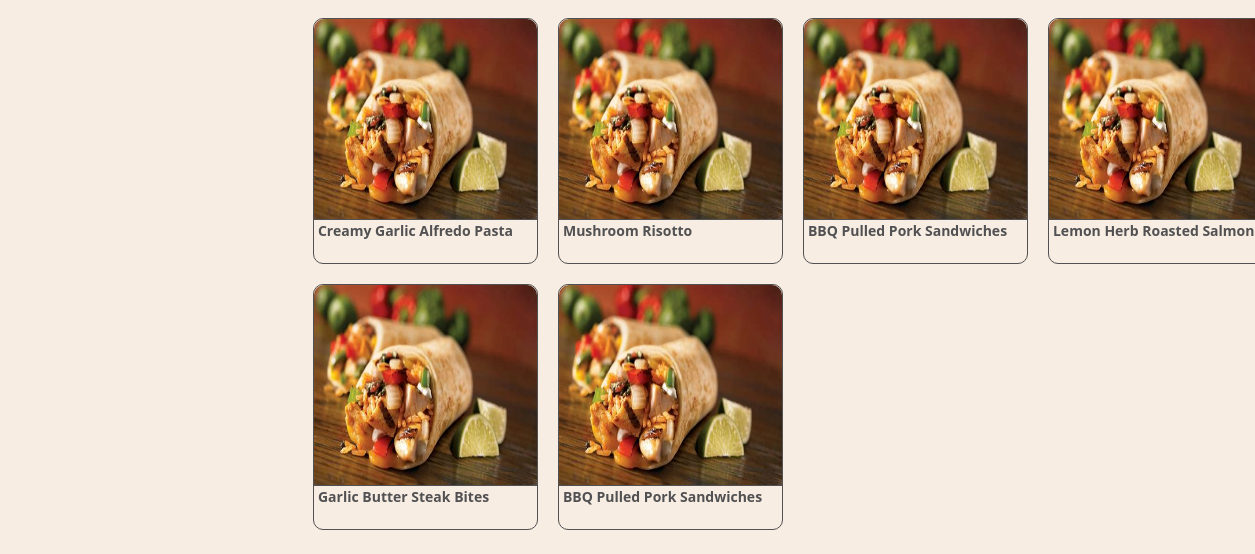
/cookbook (signed in, lower part), run on an earlier commit of the app's database.
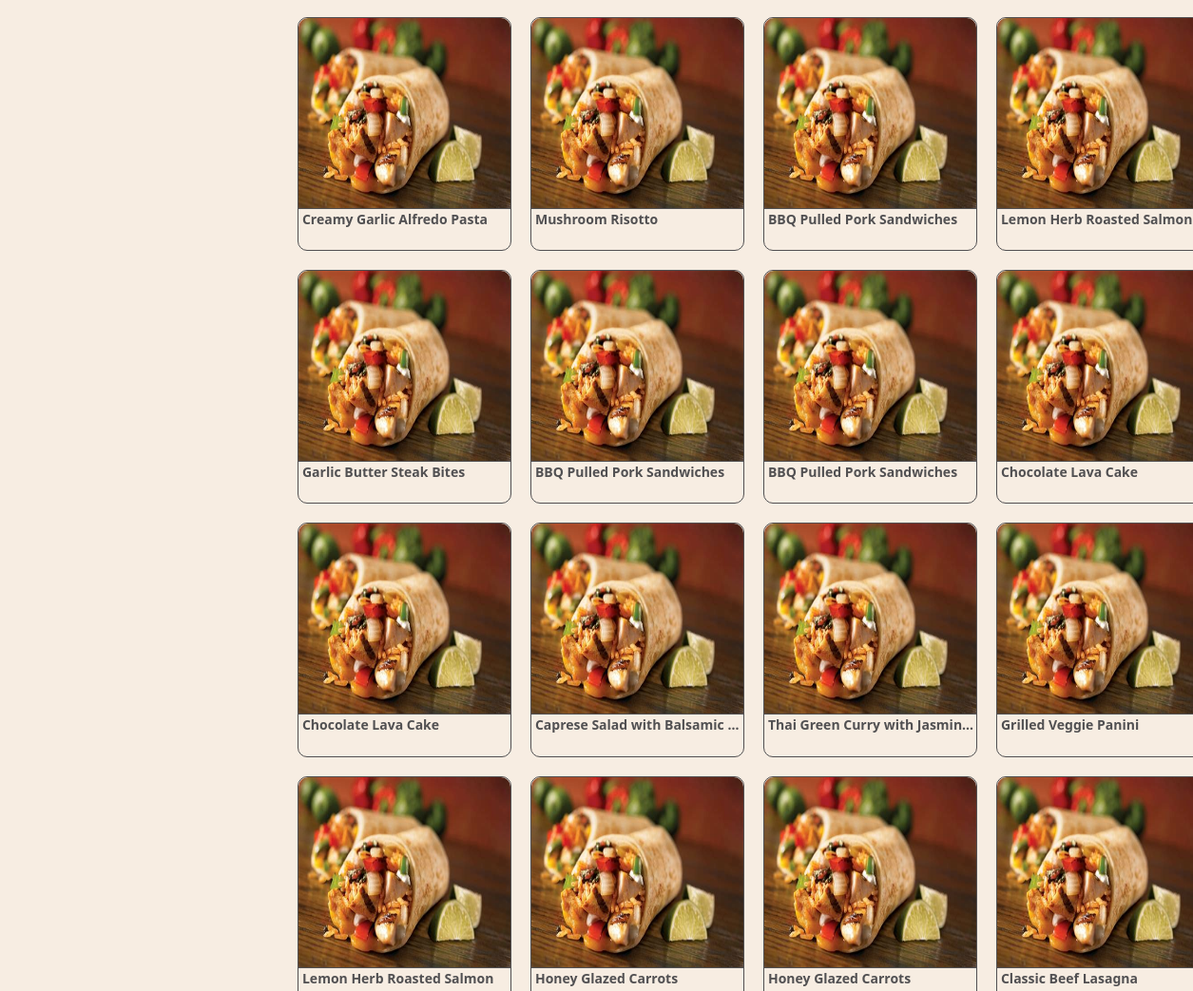
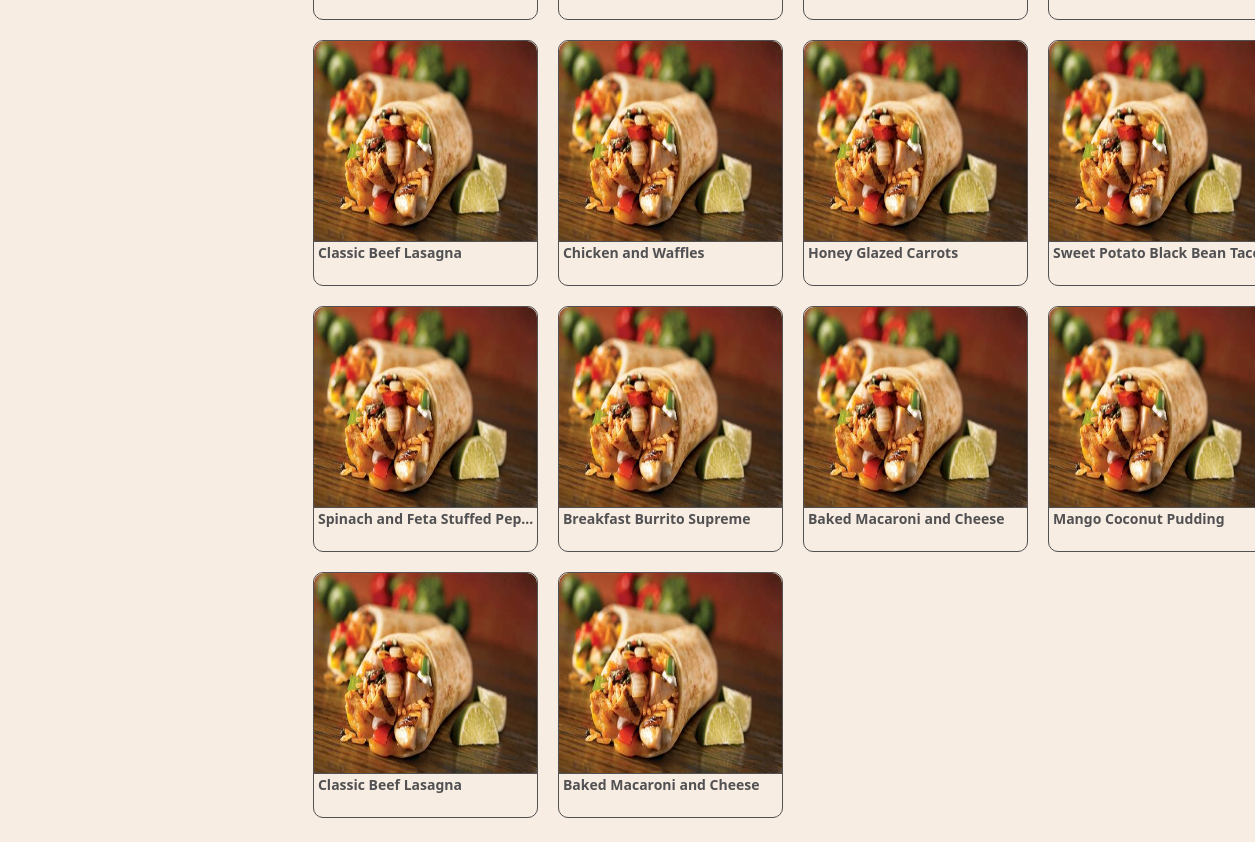
And on a later commit of the database (2 pictures, top to bottom).
### app.py (models this page shows, shortened)
class Recipe(db.Model):
    id:so.Mapped[int] = so.mapped_column(primary_key=True)
    name:so.Mapped[str] = so.mapped_column(index=True, default="Default name")
    meal:so.Mapped[str] = so.mapped_column(index=True, default="Default meal")
    servings:so.Mapped[int] = so.mapped_column(default=0)
    prepTime:so.Mapped[float] = so.mapped_column(default=-1.0)
    prepUnit:so.Mapped[str] = so.mapped_column(default="Default unit")
    cookTime:so.Mapped[float] = so.mapped_column(default=-1.0)
    cookUnit:so.Mapped[str] = so.mapped_column(default="Default unit")
    description:so.Mapped[str] = so.mapped_column(default="Default description")
    instructions:so.Mapped[str] = so.mapped_column(default="Default instructions")
    image:so.Mapped[str] = so.mapped_column(default='Default image string', unique=True)
    author_id:so.Mapped[int] = so.mapped_column(sa.ForeignKey(User.id))

### app.py (the view)
@app.route('/cookbook')
@login_required
def cookbook():
    query = sa.select(Recipe).where(Recipe.author_id==current_user.id)
    entries = db.session.scalars(query).all()
    recipes = []
    for entry in entries:
        recipes.append(Recipe.query.get(entry.id))
    query = sa.select(CookbookEntry).where(CookbookEntry.user_id==current_user.id)
    entries = db.session.scalars(query).all()
    for entry in entries:
        recipes.append(Recipe.query.get(entry.recipe_id))
    return render_template('cookbook.html', recipes=recipes)

### app.py (called while the page is built)
@login.user_loader
def load_user(id):
    return db.session.get(User, int(id))

### templates/cookbook.html (shortened to what this page needs)
{% extends "sidebar-template.html" %}

### templates/sidebar-template.html (shortened to what this page needs)
{% extends "base.html" %}
{% block body %}
    <aside><nav class="side">
    </nav></aside>
    <div class="table">
        {% for r in recipes %}
            <div class="item">
                <a href="{{ url_for('recipe_ex', id=r.id) }}"><img class="img" title="{{r.name}}" src= "{{ img }}\{{ r.image }}" /></a>
                <hr class="item" />
                <a href="{{ url_for('recipe_ex', id=r.id) }}" class="none space"><b class="dots"> {{r.name}} </b></a>
                <br>
            </div>
        {% endfor %}
    </div>
{% endblock %}

What changed in the data, as far as the page shows it:
added Recipe: image (picture), name "BBQ Pulled Pork Sandwiches"
added Recipe: image (picture), name "Chocolate Lava Cake"
added Recipe: image (picture), name "Chocolate Lava Cake"
added Recipe: image (picture), name "Caprese Salad with Balsamic…"
added Recipe: image (picture), name "Thai Green Curry with Jasmin…"
added Recipe: image (picture), name "Grilled Veggie Panini"
added Recipe: image (picture), name "Lemon Herb Roasted Salmon"
added Recipe: image (picture), name "Honey Glazed Carrots"
added Recipe: image (picture), name "Honey Glazed Carrots"
added Recipe: image (picture), name "Classic Beef Lasagna"
added Recipe: image (picture), name "Classic Beef Lasagna"
added Recipe: image (picture), name "Chicken and Waffles"
added Recipe: image (picture), name "Honey Glazed Carrots"
added Recipe: image (picture), name "Sweet Potato Black Bean…"
added Recipe: image (picture), name "Spinach and Feta Stuffed Pep…"
added Recipe: image (picture), name "Breakfast Burrito Supreme"
added Recipe: image (picture), name "Baked Macaroni and Cheese"
added Recipe: image (picture), name "Mango Coconut Pudding"
added Recipe: image (picture), name "Classic Beef Lasagna"
added Recipe: image (picture), name "Baked Macaroni and Cheese"
